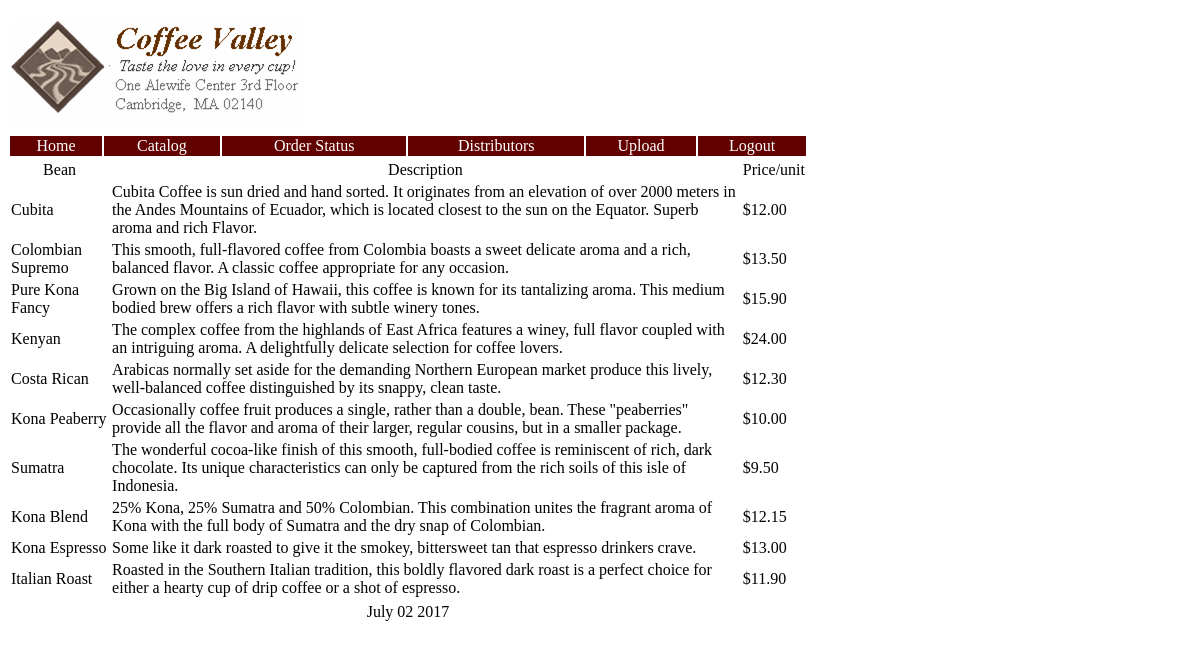
The page /catalogue.php (signed in) on the database its author committed.
### tables this page shows
CREATE TABLE `Beans` (
  `Bean_ID` INTEGER NOT NULL AUTO_INCREMENT, 
  `Bean_Name` VARCHAR(30) NOT NULL, 
  `Bean_Description` VARCHAR(255), 
  `Price_Per_Unit` DECIMAL(19,4), 
  PRIMARY KEY (`Bean_ID`)
);

### controller/beancontroller.php (called while the page is built, shortened)
<?php
require_once("model/Connection.php");
$obj_connect = new Connection();
require_once("model/Beans.php");
$obj_beans = new Beans();
    if(!isset($_GET['action'])){
        $con = $obj_connect->up();
        $datas = $obj_beans->view($con);
    }
?>

### model/Beans.php (called while the page is built, shortened)
<?php
	class Beans{
		private $table = "beans";
		public function view($con){
		    $text = "SELECT * FROM $this->table ";
		    $query = mysqli_query($con, $text);
		    if(mysqli_num_rows($query) >= 1){
		        $result = array();
		        while($row = mysqli_fetch_assoc($query)){
		            $result[] = $row;
		        }
		    }
		    return $result;
		}
	}
?>

### catalogue.php (the view, shortened to what this page needs)
<?php
  require  'header.php';
  include 'navigation.php';
  include 'controller/beancontroller.php';
?>
  <table width="800">
  <tr id="table-header">
    <td colspan="2">Bean</td>
    <td colspan="2">Description</td>
    <td colspan="2">Price/unit</td>
  </tr>
  <?php
    foreach ($datas as $data ) {
   ?>
  <tr>
    <td colspan="2"><?php echo $data['Bean_Name']?></td>
    <td colspan="2"><?php echo $data['Bean_Description']?></td>
    <td colspan="2">$<?php echo number_format((float)$data['Price_Per_Unit'], 2, '.', '');?></td>
  </tr>
  <?php } ?>
  </table>
<?php
  include 'footer.php';
?>

### header.php (shortened to what this page needs)
<!DOCTYPE html>
<html>
<head>
<link rel="stylesheet" type="text/css" href="style/style.css">
</head>
<body>
<table width="800" border="0">
  <tr>
    <td colspan="6"><img src="asset/coffeevalleylogo.gif" width="294" height="118" /></td>
  </tr>

### navigation.php
  <tr id="head-table">
    <td><div align="center"><a href="index.php">Home</a></div></td>
    <td><div align="center"><a href="catalogue.php">Catalog</a></div></td>
    <td><div align="center">Order Status </div></td>
    <td><div align="center"><a href="ditributorview.php">Distributors</a></div></td>
    <td><div align="center">Upload</div></td>
    <td><div align="center"><a href="controller/loginscontroller.php?action=logout">Logout</a></div></td>
  </tr>
</table>

### footer.php
<table width="800" border="0"r>
  <tr>
    <td colspan="6"><div align="center">
		<span ><?php echo date("F d Y"); ?></span>
	</div></td>
  </tr>
</table>
</body>
</html>

### style/style.css (style rules this page uses)
#head-table>td { background-color: #610200; color: #fff; }
#table-header > td { text-align: center; }
#head-table>td>div>a { text-decoration: none !important; color: white !important; }

### rows shown on the page
beans: Bean_Name "Cubita", Bean_Description "Cubita Coffee is sun dried and hand sorted. It originates from an elevation of over 2000 meters in the Andes Mountains of Ecuador, which is located closest to the sun on the Equator. Superb aroma and rich Flavor.", Price_Per_Unit "12.00"
beans: Bean_Name "Colombian Supremo", Bean_Description "This smooth, full-flavored coffee from Colombia boasts a sweet delicate aroma and a rich, balanced flavor. A classic coffee appropriate for any occasion.", Price_Per_Unit "13.50"
beans: Bean_Name "Pure Kona Fancy", Bean_Description "Grown on the Big Island of Hawaii, this coffee is known for its tantalizing aroma. This medium bodied brew offers a rich flavor with subtle winery tones.", Price_Per_Unit "15.90"
beans: Bean_Name "Kenyan", Bean_Description "The complex coffee from the highlands of East Africa features a winey, full flavor coupled with an intriguing aroma. A delightfully delicate selection for coffee lovers.", Price_Per_Unit "24.00"
beans: Bean_Name "Costa Rican", Bean_Description "Arabicas normally set aside for the demanding Northern European market produce this lively, well-balanced coffee distinguished by its snappy, clean taste.", Price_Per_Unit "12.30"
beans: Bean_Name "Kona Peaberry", Bean_Description "Occasionally coffee fruit produces a single, rather than a double, bean. These \"peaberries\" provide all the flavor and aroma of their larger, regular cousins, but in a smaller package.", Price_Per_Unit "10.00"
beans: Bean_Name "Sumatra", Bean_Description "The wonderful cocoa-like finish of this smooth, full-bodied coffee is reminiscent of rich, dark chocolate. Its unique characteristics can only be captured from the rich soils of this isle of Indonesia.", Price_Per_Unit "9.50"
beans: Bean_Name "Kona Blend", Bean_Description "25% Kona, 25% Sumatra and 50% Colombian. This combination unites the fragrant aroma of Kona with the full body of Sumatra and the dry snap of Colombian.", Price_Per_Unit "12.15"
beans: Bean_Name "Kona Espresso", Bean_Description "Some like it dark roasted to give it the smokey, bittersweet tan that espresso drinkers crave.", Price_Per_Unit "13.00"
beans: Bean_Name "Italian Roast", Bean_Description "Roasted in the Southern Italian tradition, this boldly flavored dark roast is a perfect choice for either a hearty cup of drip coffee or a shot of espresso.", Price_Per_Unit "11.90"
